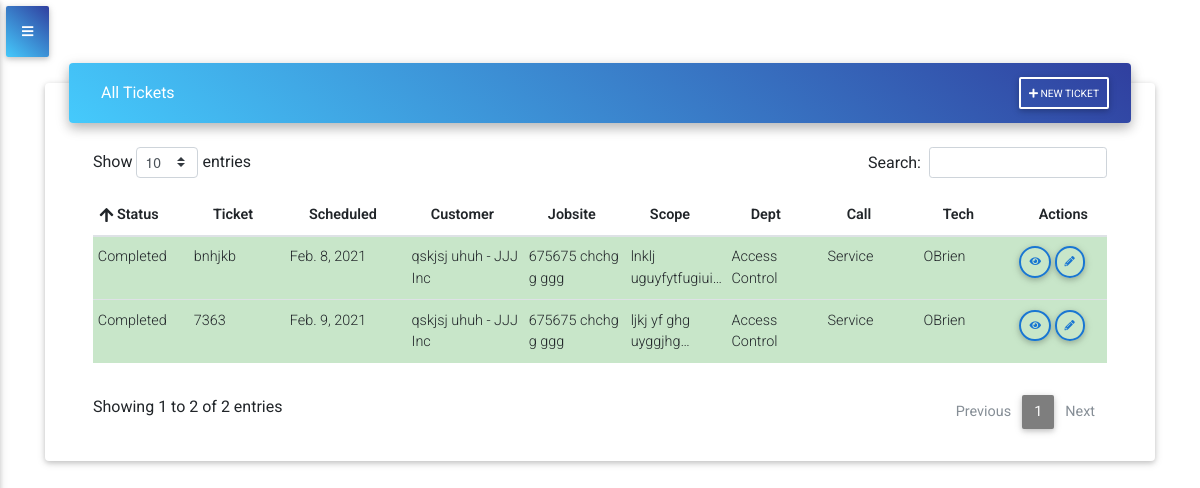
The page /tickets/ (signed in) on the database as committed earlier.
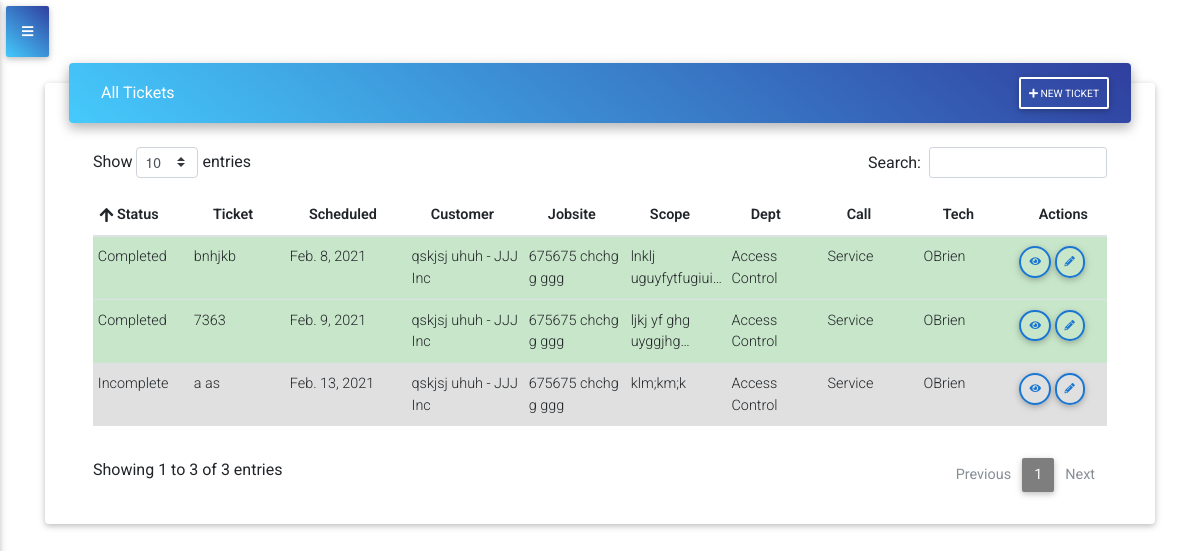
The same page on the database as committed later.
### ticket/models.py (models this page shows, shortened)
class Ticket(models.Model):
    ticket_number = models.CharField(primary_key=True, max_length=10)
    t_customer = models.ForeignKey(Customer,null=True, on_delete=models.SET_NULL)
    t_jobsite = models.ForeignKey(Jobsite, null=True, on_delete=models.SET_NULL)
    stop = models.CharField(choices=STOP, max_length=254, default='1st')
    assigned = models.ManyToManyField(AccountUser, blank=True)
    department = models.ForeignKey(ServiceProvided,null=True, on_delete=models.SET_NULL)
    t_type = models.ForeignKey(TicketType,null=True, on_delete=models.SET_NULL)
    scope = models.TextField()
    repair_notes = models.TextField(blank=True)
    additional_work = models.TextField(blank=True)
    schedule = models.DateField(default=datetime.date.today)
    start_job = models.BooleanField(default=False)
    completed = models.BooleanField(default=False)
    created_at = models.DateTimeField(auto_now_add=True)
    updated_at = models.DateTimeField(auto_now=True)
    start_time = models.DateTimeField(blank=True,null=True)
    end_time = models.DateTimeField(blank=True,null=True)
    account = models.ForeignKey(AccountCompany, on_delete=models.CASCADE)

class ServiceProvided(models.Model):
    name = models.CharField(max_length=100)
    account = models.ForeignKey(AccountCompany, on_delete=models.CASCADE)
    def __str__(self):
        return self.name

class TicketType(models.Model):
    name = models.CharField(max_length=100)
    account = models.ForeignKey(AccountCompany, on_delete=models.CASCADE)
    def __str__(self):
        return self.name

### customer/models.py (models this page shows, shortened)
class Customer(models.Model):
    fname = models.CharField(max_length=50)
    lname = models.CharField(max_length=50)
    email = models.EmailField()
    phone_number = PhoneField()
    company = models.ForeignKey(Company,null=True, on_delete=models.SET_NULL)
    note = models.TextField()
    account = models.ForeignKey(AccountCompany, on_delete=models.CASCADE)
    def __str__(self):
        return self.fname + ' ' + self.lname + ' - ' + str(self.company)

class Company(models.Model):
    name = models.CharField(max_length=100)
    address1 = models.CharField(max_length=100)
    address2 = models.CharField(max_length=100, blank=True)
    city = models.CharField(max_length=100)
    state = models.CharField(max_length=2)
    zip_code = models.PositiveIntegerField()
    account = models.ForeignKey(AccountCompany, on_delete=models.CASCADE)
    def __str__(self):
        return self.name

class Jobsite(models.Model):
    address1 = models.CharField(max_length=100)
    address2 = models.CharField(max_length=100, blank=True)
    city = models.CharField(max_length=100)
    state = models.CharField(max_length=2)
    zip_code = models.PositiveIntegerField()
    contact_name = models.CharField(max_length=100)
    contact_phone = PhoneField()
    account = models.ForeignKey(AccountCompany, on_delete=models.CASCADE)
    def __str__(self):
        return self.address1 +' '+ self.address2 +' '+ self.city

### accounts/models.py (models this page shows)
class AccountUser(models.Model):
    user = models.OneToOneField(User, on_delete=models.CASCADE)
    account = models.ForeignKey(AccountCompany, on_delete=models.CASCADE)
    company = models.CharField(max_length=100, blank=True)
    role = models.CharField(choices=ROLES, max_length=20, null=True, default='Tech')
    def __str__(self):
        return str(self.user.username)

### ticket/views.py (the view)
# urls.py: path('tickets/', views.TicketListView.as_view(), name='all_tickets'),
class TicketListView(LoginRequiredMixin,ListView):
    model = Ticket
    context_object_name = 'ticket'
    def get_context_data(self, **kwargs):
        context = super().get_context_data(**kwargs)
        context['tech_ticket'] = tech_tickets(self.request)
        context['ticket_count'] = ticket_count(self.request)
        context['tech_ticket_count'] = tech_ticket_count(self.request)
        context['todays_tickets'] = todays_tickets(self.request)
        context['tech_todays_tickets'] = tech_todays_tickets(self.request)
        context['todays_tickets_count'] = todays_tickets_count(self.request)
        context['in_progress_count'] = in_progress_count(self.request)
        context['completed_today_tickets_count'] = completed_today_tickets_count(self.request)
        context['tech_todays_tickets_count'] = tech_todays_tickets_count(self.request)
        context['tech_completed_today_tickets_count'] = tech_completed_today_tickets_count(self.request)
        context['ticket'] = ticket(self.request)
        return context

### accounts/models.py (called while the page is built)
    def __str__(self):
        return self.company_name

### service_ticket_app/utils.py (called while the page is built)
def ticket_count(request):
    count = Ticket.objects.filter(account=request.user.accountuser.account).count()
    return count

def todays_tickets_count(request):
    todays_tickets_count = Ticket.objects.filter(account=request.user.accountuser.account, schedule=datetime.date.today()).count()
    return todays_tickets_count

def todays_tickets(request):
    todays_tickets = Ticket.objects.filter(account=request.user.accountuser.account, schedule=datetime.date.today())
    return todays_tickets

def in_progress_count(request):
    in_progress_count = Ticket.objects.filter(account=request.user.accountuser.account, schedule=datetime.date.today(),start_job=True,completed=False).count()
    return in_progress_count

def completed_today_tickets_count(request):
    completed_today_tickets_count = Ticket.objects.filter(account=request.user.accountuser.account, schedule=datetime.date.today(), start_job=True, completed=True).count()
    return completed_today_tickets_count

def tech_ticket_count(request):
    count = Ticket.objects.filter(account=request.user.accountuser.account, assigned=request.user.accountuser).count()
    return count

def tech_tickets(request):
    tech_tickets = Ticket.objects.filter(account=request.user.accountuser.account, assigned=request.user.accountuser)
    return tech_tickets

def tech_todays_tickets_count(request):
    tech_todays_tickets_count = Ticket.objects.filter(account=request.user.accountuser.account, schedule=datetime.date.today(), assigned=request.user.accountuser).count()
    return tech_todays_tickets_count

def tech_todays_tickets(request):
    tech_todays_tickets = Ticket.objects.filter(account=request.user.accountuser.account, assigned=request.user.accountuser, schedule=datetime.date.today())
    return tech_todays_tickets

def tech_completed_today_tickets_count(request):
    tech_completed_today_tickets_count = Ticket.objects.filter(account=request.user.accountuser.account, schedule=datetime.date.today(), start_job=True, completed=True, assigned=request.user.accountuser).count()
    return tech_completed_today_tickets_count

def ticket(request):
    ticket = Ticket.objects.filter(account=request.user.accountuser.account)
    return ticket

### ticket/templates/ticket/ticket_list.html (shortened to what this page needs)
{% extends 'base.html' %}
{% block content %}
<div class="card card-cascade narrower">
    <div class="view view-cascade gradient-card-header blue-gradient narrower py-2 mx-4 mb-3 d-flex justify-content-between align-items-center">
         <div>
            <div class="white-text mx-3">All Tickets</div>
        </div>
        <div class='justify-content-start'>
            <a href="{% url 'ticket_app:new_ticket' %}" type="button" class="btn btn-outline-white btn-sm px-2">
                <i class="fas fa-plus mt-0"></i> New Ticket
            </a>
        </div>
    </div>
    <div class="px-5">
        <div class="table-wrapper">
            <table id="ticket_list" class="table table-hover table-sm table-responsive" width="100%">
                <thead>
                    <tr>
                        <th class="th-sm">Status
                        </th>
                        <th class="th-sm">Ticket
                        </th>
                        <th class="th-sm">Scheduled
                        </th>
                        <th class="th-sm">Customer
                        </th>
                        <th class="th-sm">Jobsite
                        </th>
                        <th class="th-sm">Scope
                        </th>
                        <th class="th-sm">Dept
                        </th>
                        <th class="th-sm">Call
                        </th>
                        <th class="th-sm">Tech
                        </th>
                        <th class="th-sm">Actions
                        </th>
                    </tr>
                </thead>
                <tbody>
                {% if user.accountuser.role == 'Admin' %}
                    {% for t in ticket %}
                    {% if t.completed == True %}
                        <tr class="green lighten-4">
                            <td>Completed</td>
                    {% elif t.start_job == True and t.completed == False %}
                        <tr class="blue lighten-4">
                            <td>In Progress</td>
                    {% else %}
                        <tr class="grey lighten-2">
                            <td>Incomplete</td>
                    {% endif %}
                            <td>{{ t.ticket_number }}</td>
                            <td> {{ t.schedule }} </td>
                            <td>{{ t.t_customer}}</td>
                            <td>{{ t.t_jobsite }}</td>
                            <td>{{ t.scope|truncatechars:20 }}</td>
                            <td>{{ t.department }}</td>
                            <td>{{ t.t_type }}</td>
                            <td>
                                {% for t in t.assigned.all %}
                                    {{ t }}
                                {% endfor %}
                            </td>
                            <td>
                                <a href="{% url 'ticket_app:ticket_detail' pk=t.ticket_number %}" type="button" class="btn btn-outline-blue btn-rounded btn-sm px-2">
                                    <i class="fas fa-eye lt mt-0"></i>
                                </a>
                                <a href="{% url 'ticket_app:ticket_update' pk=t.ticket_number %}" type="button" class="btn btn-outline-blue btn-rounded btn-sm px-2">
                                    <i class="fas fa-pencil-alt lt mt-0"></i>
                                </a>
                            </td>
                        </tr>
                    {% endfor %}
                {% endif %}
                </tbody>
            </table>
        </div>
    </div>
</div>
{% endblock %}

### templates/base.html (shortened to what this page needs)
<!DOCTYPE html>
{% load tz %}
{% get_current_timezone as TIME_ZONE %}
<html lang="en">
<head>
    {% load static %}
    <link rel="stylesheet" href="https://use.fontawesome.com/releases/v5.8.2/css/all.css">
    <link href="{% static 'css/bootstrap.min.css' %}" rel="stylesheet">
    <link href="{% static 'css/mdb.min.css' %}" rel="stylesheet">
    <link href="{% static 'css/style.css' %}" rel="stylesheet">
    <link href="{% static 'css/mdb.css' %}" rel="stylesheet">
    <link href="{% static 'css/addons/datatables-select.min.css' %}" rel="stylesheet">
    <link href="{% static 'css/addons/datatables-select2.min.css' %}" rel="stylesheet">
    <link href="{% static 'css/addons/datatables.min.css' %}" rel="stylesheet">
    <link href="{% static 'css/addons/datatables2.min.css' %}" rel="stylesheet">
    <link href="{% static 'css/addons/fullcalendar.min.css' %}" rel="stylesheet">
</head>
<body >
<a href="#" data-activates="slide-out" class="btn blue-gradient p-3 button-collapse"><i
    class="fas fa-bars"></i></a>
    <div class="container">
        {% block content %}
        {% endblock %}
    </div>
</body>
</html>

### templates/base.html (style rules this page uses)
table.dataTable thead .sorting:after, table.dataTable thead .sorting:before, table.dataTable thead .sorting_asc:after, table.dataTable thead .sorting_asc:before, table.dataTable thead .sorting_asc_disabled:after, table.dataTable thead .sorting_asc_disabled:before, table.dataTable thead .sorting_desc:after, table.dataTable thead .sorting_desc:before, table.dataTable thead .sorting_desc_disabled:after, table.dataTable thead .sorting_desc_disabled:before { bottom: .5em; }

Rows that differ between the two databases and show on the page:
added Ticket: completed "Incomplete", ticket_number "a as", schedule "Feb. 13, 2021", t_customer "qskjsj uhuh - JJJ Inc", t_jobsite "675675 chchg g ggg", scope "klm;km;k", department "Access Control", t_type "Service", AccountUser (user.username "OBrien")
Other text that changed with them:
text written by a page script: "Show entries Search: Showing 1 to 2 of 2 entries Previous 1 Next" → "Show entries Search: Showing 1 to 3 of 3 entries Previous 1 Next"
